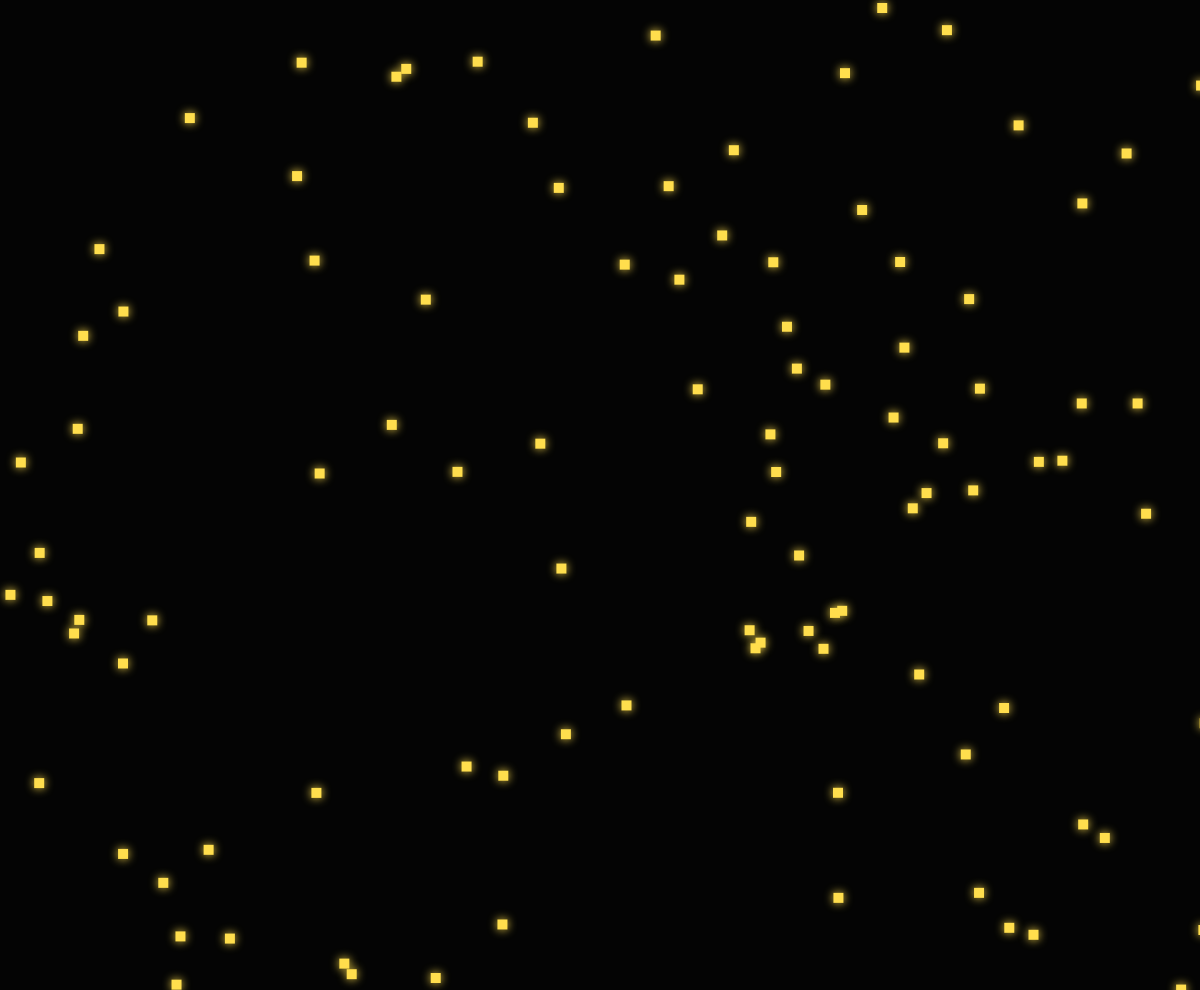
Frame 1 (no input)
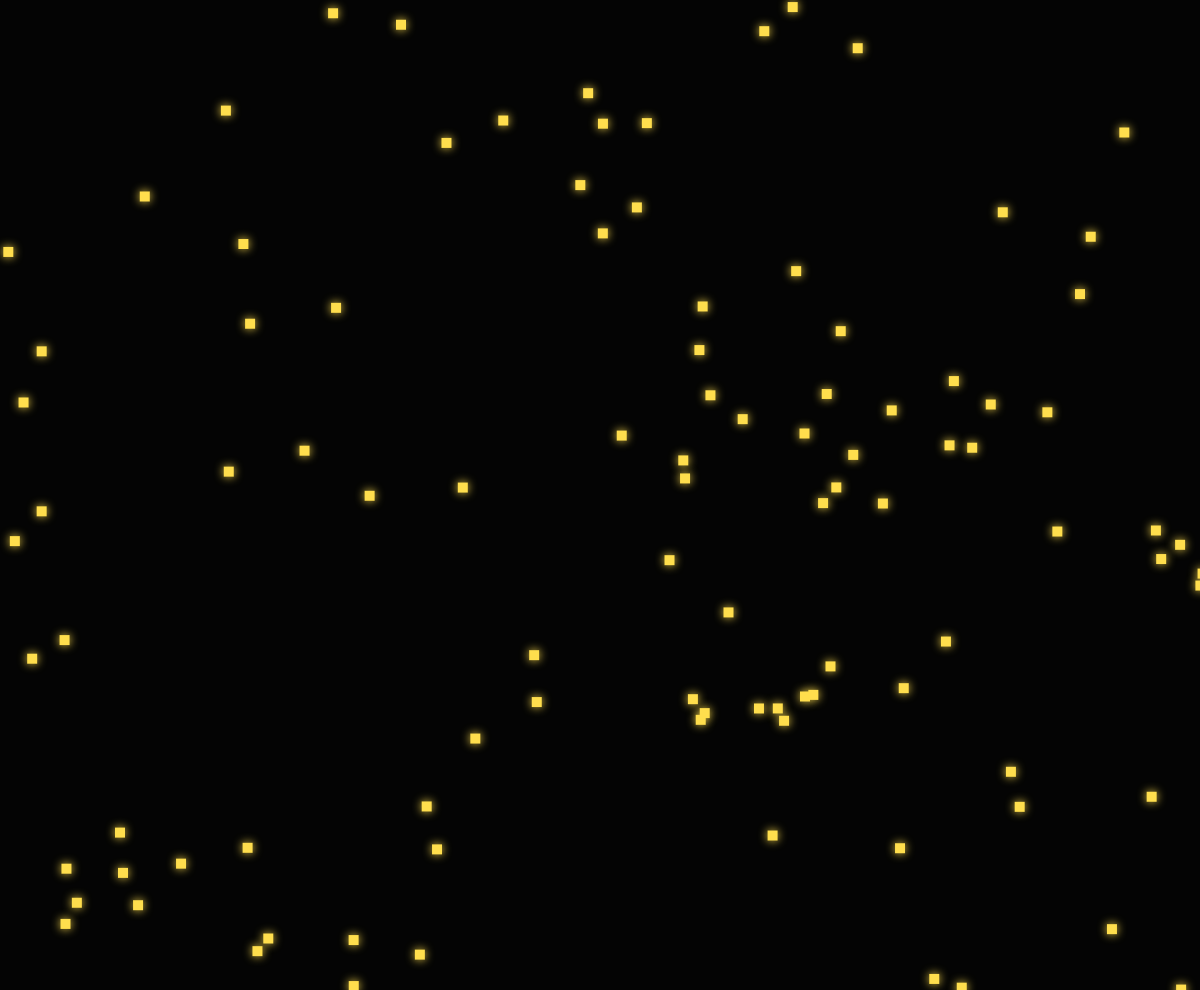
Frame 60 (no input)
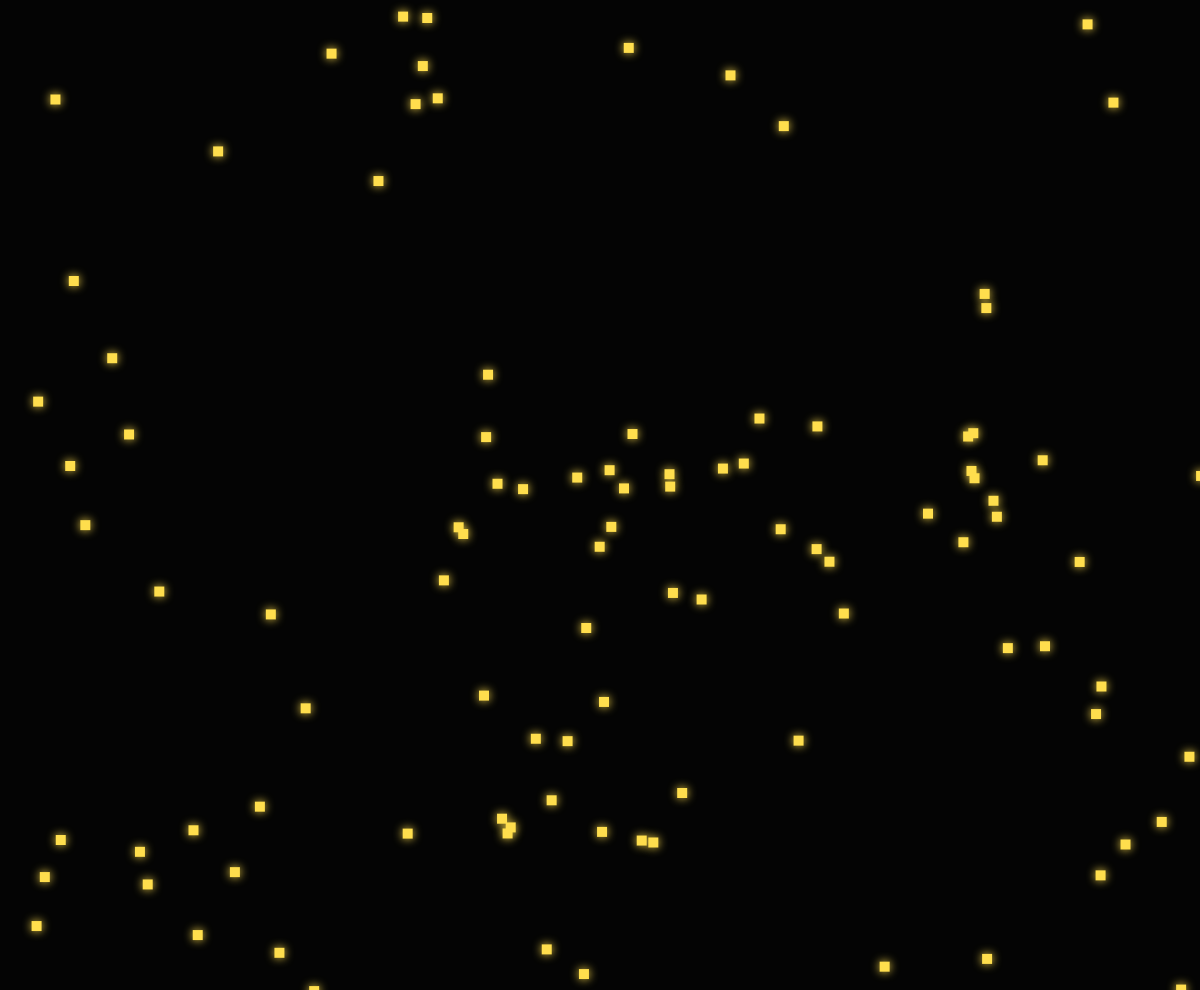
Frame 120 (the mouse pressed at the canvas centre since frame 60)

The p5.js sketch that drew these frames (run headless with seeded random() and noise() and a simulated clock; from frame 60 on, the mouse is pressed at the canvas centre):

// p5.js sketch
// ── sketch.js
var zoff = 0;

var inc = 0.1;
var scl = 20;
var cols, rows;
var particles = [];
var flowField = [];

function setup() {
    createCanvas(windowWidth,windowHeight-10);
    cols = floor(width / scl);
    rows = floor(height / scl);

    flowField = new Array(cols * rows);

    for (var i=0; i<100; i++) {
        particles[i] = new Particle();
    }
}

function draw() {
    background(4);
    var yoff = 0;
    for (var y=0; y<rows; y++) {
        var xoff = 0;
        for (var x=0; x<cols; x++) {
            var index = x + y * cols;
            var r = noise(xoff, yoff) * 255;
            var angle = noise(xoff, yoff, zoff) * TWO_PI;
            var v = p5.Vector.fromAngle(angle);
            v.setMag(.05);

            flowField[index] = v;
            xoff += inc;
        }
        yoff += inc;
        zoff += .0001;
    }

    for (var i=0; i<particles.length; i++) {
        particles[i].follow(flowField);
        particles[i].update();
        particles[i].show();
        particles[i].wrapEdges();
    }
}

function windowResized() {
  resizeCanvas(windowWidth, windowHeight);
}

// ── particle.js
class Particle {
    constructor() {
        this.pos = createVector(random(width),random(height));
        this.vel = createVector(0,0);
        this.acc = createVector(0,0);
        this.maxSpeed = 4;

        this.color = color(255, 222, 77);
    }

    update = () => {
        this.vel.add(this.acc);
        this.pos.add(this.vel);
        this.vel.limit(this.maxSpeed);
        this.acc.mult(0);
    }

    applyForce = (force) => {
        this.acc.add(force);
    }

    show = () => {
        noStroke();
        drawingContext.shadowBlur = 10;
        drawingContext.shadowColor = this.color;
        fill(this.color);
        rect(this.pos.x, this.pos.y, 10, 10)

    }

    wrapEdges = () => {
        if (this.pos.x > width) {
            this.pos.x = 0;
        }
        else if (this.pos.x < 0) {
            this.pos.x = width;
        }
        
        if (this.pos.y > height) {
            this.pos.y = 0;
        } else if (this.pos.y < 0) {
            this.pos.y = height;
        }
    }

    follow = (vectors) => {
        var x = floor(this.pos.x / scl);
        var y = floor(this.pos.y / scl);
        var index = x + y * cols;
        this.applyForce(vectors[index]);
    }
}
